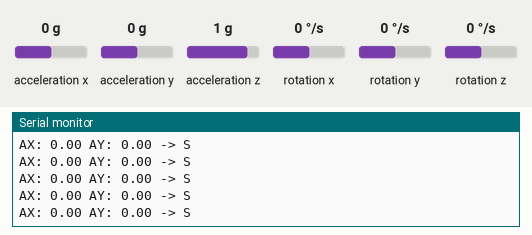
Simulated run of this sketch. Board: ESP32. Parts: the last lines printed to the serial monitor. The test bench sets the inputs (shaded band); at power-on: acceleration x 0 g, acceleration y 0 g, acceleration z 1 g, rotation x 0 °/s, rotation y 0 °/s, rotation z 0 °/s.

Above: at 1.2 s.
1.3 s: acceleration x set to -0.2 g
At 1.34 s:
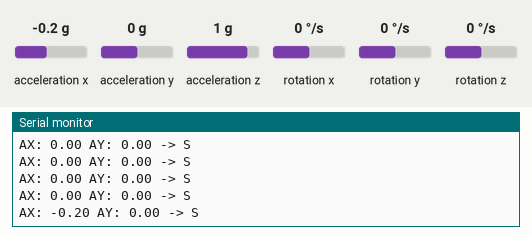
2.8 s: acceleration x set to -0.5 g
At 2.87 s:
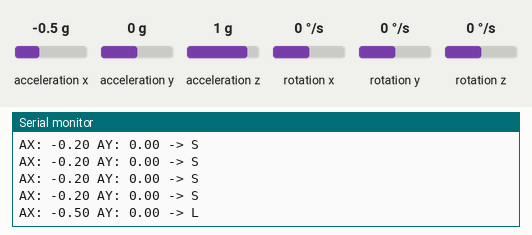
4.7 s: acceleration y set to -0.2 g
At 4.71 s:
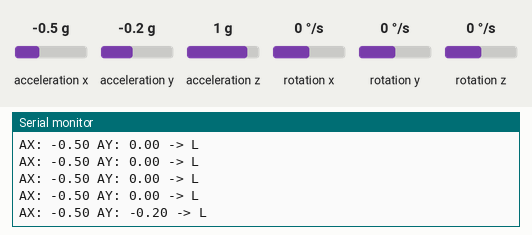
6.2 s: acceleration y set to -0.5 g
At 6.35 s:
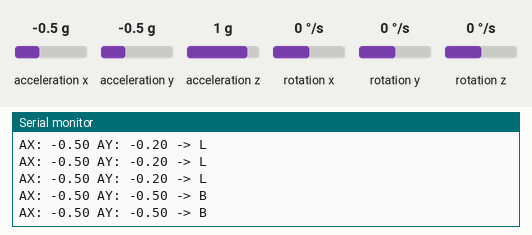

Measured:
- the behaviour switches between -0.3 and -0.4 g on acceleration x (found by bisection; images 1 and 2)
- the behaviour switches between -0.3 and -0.4 g on acceleration y (found by bisection; images 3 and 4)
- after the input at 1.3 s, the serial monitor: prints a new line at once (image 1)
- after the input at 2.8 s, the serial monitor: prints a new line after 0.07 s (image 2)
- after the input at 4.7 s, the serial monitor: prints a new line at once (image 3)
- after the input at 6.2 s, the serial monitor: prints a new line at once (image 4)

The sketch:

Transmitter_Code.ino
```cpp
#include <WiFi.h>
#include <esp_now.h>
#include <Wire.h>
#include <MPU6050.h>

MPU6050 mpu;

// Receiver MAC Address
uint8_t receiverMAC[] = {0x88, 0x57, 0x21, 0xB6, 0x55, 0x38};

typedef struct struct_message {
  char command;
} struct_message;

struct_message dataToSend;
esp_now_peer_info_t peerInfo;

float ax, ay;

void setup() {
  Serial.begin(115200);

  WiFi.mode(WIFI_STA);

  // ESP-NOW
  if (esp_now_init() != ESP_OK) {
    Serial.println("ESP-NOW Init Failed");
    return;
  }

  memcpy(peerInfo.peer_addr, receiverMAC, 6);
  peerInfo.channel = 0;
  peerInfo.encrypt = false;
  esp_now_add_peer(&peerInfo);

  // MPU FIX
  Wire.begin(21, 22);
  mpu.initialize();

  Serial.println("MPU6050 Ready!");
}

void loop() {

  int16_t rawAx, rawAy, rawAz;
  mpu.getAcceleration(&rawAx, &rawAy, &rawAz);

  ax = rawAx / 16384.0;
  ay = rawAy / 16384.0;

  char command = 'S';

  // Dead zone (no movement)
  if (abs(ax) < 0.15 && abs(ay) < 0.15) {
   command = 'S';
  }
  else if (ay > 0.3) command = 'F';
  else if (ay < -0.3) command = 'B';
  else if (ax > 0.3) command = 'R';
  else if (ax < -0.3) command = 'L';

  sendCommand(command);

  Serial.print("AX: ");
  Serial.print(ax);
  Serial.print(" AY: ");
  Serial.print(ay);
  Serial.print(" -> ");
  Serial.println(command);

  delay(100);
}

void sendCommand(char cmd) {
  dataToSend.command = cmd;
  esp_now_send(receiverMAC, (uint8_t *)&dataToSend, sizeof(dataToSend));
}
```
